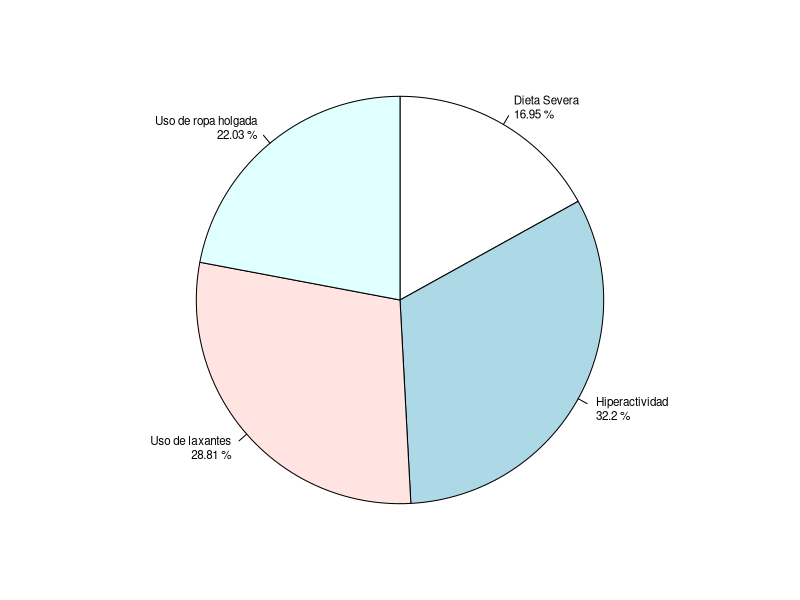

Here is the R script that generated this plot: (Note: this script raises an error after producing the figure.)
datos <- read.table("anorexia.data", header = TRUE, col.names = c("Signo","Sexo","Edad","Visitas"))
attach(datos)

frecAbsV = table(Visitas)
frecRel = frecAbsV / sum(frecAbsV)
frecRAcumV = round(cumsum(frecRel),digits = 4)
frecRel = round(frecRel,digits = 4)
frecAAcum = cumsum(frecAbsV)
tVisitas = cbind(frecAbsV, frecRel, frecAAcum, frecRAcumV)
colnames(tVisitas) = c("Frecuencia Absoluta","Frecuencia Relativa",
                       "Frecuencia Absoluta Acumulada","Frecuencia Relativa Acumulada")


intervalos = cut(Edad, seq(11, 35, 3),right = FALSE)
frecAbs = table(intervalos)
frecRel = frecAbs / sum(frecAbs)
frecRAcum = round(cumsum(frecRel), digits = 4)
frecRel = round(frecRel, digits = 4)
frecAAcum = cumsum(frecAbs)
tEdad = cbind(frecAbs, frecRel, frecAAcum, frecRAcum)
colnames(tEdad) = c("Frecuencia Absoluta","Frecuencia Relativa",
                    "Frecuencia Absoluta Acumulada","Frecuencia Relativa Acumulada")

signoSexo = table(Signo, Sexo)
totalSigno = apply(signoSexo,1,sum)
tSigno = cbind(signoSexo, totalSigno)
totalSexo = apply(tSigno,2,sum)
tSigno = rbind(tSigno,totalSexo)
colnames(tSigno) = c("Mujeres","Hombres","Total")
signosT = c("Dieta Severa","Hiperactividad","Uso de laxantes","Uso de ropa holgada","Total")
rownames(tSigno) = signosT

contSignos = table(Signo)
porcentajes = paste(round(contSignos / sum(contSignos) * 100, digits = 2),"%")
signos = signosT[1:4]
par(mar = c(4,4,4,4))
pieSignos = pie(table(Signo), labels = paste(signos,porcentajes,sep = "\n"), clockwise = TRUE,
                main = nombre, cex = 0.7, radius = 1)
mtext("Fuente: Asociacion de Lucha contra la Bulimia y la Anorexia", side = 1, line = 2,
      adj = 0, cex = 0.7)

sortSignos = sort(contSignos, decreasing = TRUE)
signos = c("Hiperactividad","Uso de laxantes","Uso de ropa holgada","Dieta Severa")
par(mar = c(6,6.5,5,5))
barplot(height = sortSignos, names.arg = signos, axes = TRUE, axisnames = TRUE, las = 1,
        horiz = TRUE, main = nombre,  xlab = "Numero de pacientes", ylab = "Signo", 
        xlim = c(0,20), cex.axis = 0.9, cex.names = 0.65, cex.lab = 0.7, font.lab = 2)
mtext("Fuente: Asociacion de Lucha contra la Bulimia y la Anorexia", side = 1, line = 4,
      adj = -0.7, cex = 0.6)

sexoSigno = table(Sexo,Signo)[,c("1","2","3","0")]
barplot(height = sexoSigno, names.arg = signos, axes = TRUE, axisnames = TRUE, las = 1,
        horiz = TRUE, beside = TRUE, main = nombre,  xlab = "Numero de pacientes", ylab = "Signo", 
        xlim = c(0,14), cex.axis = 0.9, cex.names = 0.65, cex.lab = 0.7, font.lab = 2, 
        col = c("dark green","magenta"), legend.text = TRUE)
mtext("Fuente: Asociacion de Lucha contra la Bulimia y la Anorexia", side = 1, line = 4,
      adj = -0.7, cex = 0.6)

#frecAbsV["6"] = 0
#frecAbsV = rev(frecAbsV)
#frecAbsV["0"] = 0
#frecAbsV = rev(frecAbsV)
nombre = "NUMERO DE VISITAS POR PACIENTE\nARGENTINA, OCTUBRE 2012"
plot(frecAbsV, main = nombre, xlab = "Numero de visitas", ylab = "Frecuencia absoluta", 
     cex.axis = 0.9, cex.lab = 0.7, font.lab = 2, ylim = c(0,25), xlim = c(0,6))
mtext("Fuente: Asociacion de Lucha contra la Bulimia y la Anorexia", side = 1, line = 4,
      adj = -0.7, cex = 0.6)

#frecRAcumV = append(append(frecRAcumV,0,0),1,6)
plot(frecRAcumV, main = nombre, xlab = "Numero de visitas", ylab = "Frecuencia relativa acumulada",
     type = "s", las = 1, cex.axis = 0.7, cex.lab = 0.7, font.lab = 2, ylim = c(0,1.0), 
     xlim = c(0,6))
mtext("Fuente: Asociacion de Lucha contra la Bulimia y la Anorexia", side = 1, line = 4,
      adj = -0.7, cex = 0.6)
abline(h = c(0,0.2,0.4,0.6,0.8,1.0), lwd = 0.5, lty = 2)

hist(frecAbs, breaks = 8)
